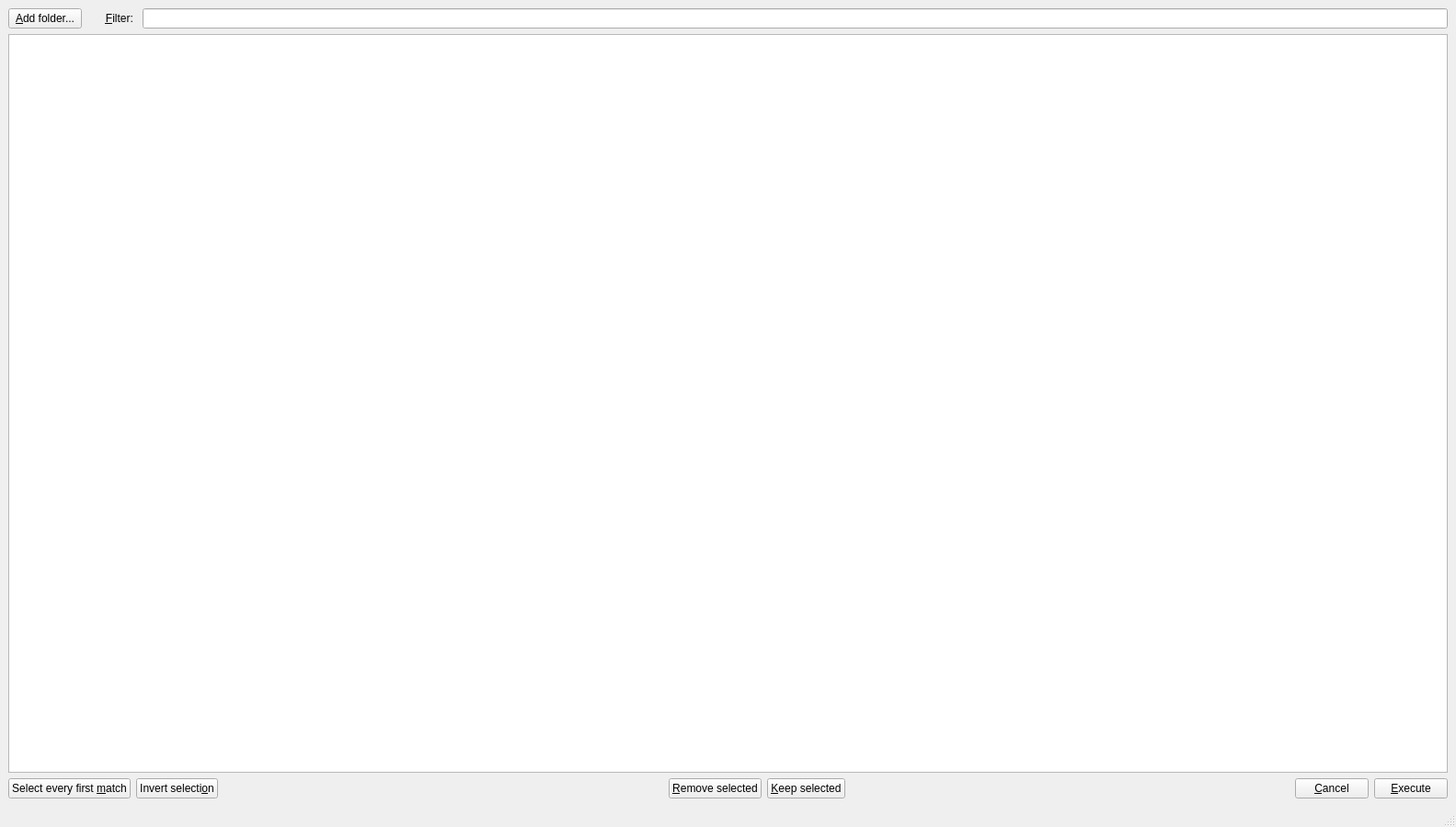
<?xml version="1.0" encoding="UTF-8"?>
<ui version="4.0">
 <class>MainWindow</class>
 <widget class="QMainWindow" name="MainWindow">
  <property name="geometry">
   <rect>
    <x>0</x>
    <y>0</y>
    <width>1583</width>
    <height>899</height>
   </rect>
  </property>
  <property name="windowTitle">
   <string>Dupfinder</string>
  </property>
  <widget class="QWidget" name="centralwidget">
   <layout class="QVBoxLayout" name="verticalLayout_2">
    <item>
     <layout class="QVBoxLayout" name="verticalLayout">
      <item>
       <layout class="QHBoxLayout" name="horizontalLayout">
        <item>
         <widget class="QPushButton" name="addFolder">
          <property name="text">
           <string>&amp;Add folder...</string>
          </property>
         </widget>
        </item>
        <item>
         <widget class="QLabel" name="filterLabel">
          <property name="text">
           <string>      &amp;Filter: </string>
          </property>
          <property name="buddy">
           <cstring>filter</cstring>
          </property>
         </widget>
        </item>
        <item>
         <widget class="QLineEdit" name="filter"/>
        </item>
       </layout>
      </item>
      <item>
       <widget class="QTreeView" name="treeView">
        <property name="minimumSize">
         <size>
          <width>1000</width>
          <height>600</height>
         </size>
        </property>
        <property name="selectionMode">
         <enum>QAbstractItemView::ExtendedSelection</enum>
        </property>
       </widget>
      </item>
      <item>
       <layout class="QHBoxLayout" name="horizontalLayout_2">
        <item>
         <widget class="QPushButton" name="selectFirst">
          <property name="text">
           <string>Select every first &amp;match</string>
          </property>
         </widget>
        </item>
        <item>
         <widget class="QPushButton" name="invertSelection">
          <property name="text">
           <string>Invert selecti&amp;on</string>
          </property>
         </widget>
        </item>
        <item>
         <spacer name="horizontalSpacer_2">
          <property name="orientation">
           <enum>Qt::Horizontal</enum>
          </property>
          <property name="sizeHint" stdset="0">
           <size>
            <width>40</width>
            <height>20</height>
           </size>
          </property>
         </spacer>
        </item>
        <item>
         <widget class="QPushButton" name="removeThis">
          <property name="text">
           <string>&amp;Remove selected</string>
          </property>
         </widget>
        </item>
        <item>
         <widget class="QPushButton" name="keepThis">
          <property name="text">
           <string>&amp;Keep selected</string>
          </property>
         </widget>
        </item>
        <item>
         <spacer name="horizontalSpacer">
          <property name="orientation">
           <enum>Qt::Horizontal</enum>
          </property>
          <property name="sizeHint" stdset="0">
           <size>
            <width>40</width>
            <height>20</height>
           </size>
          </property>
         </spacer>
        </item>
        <item>
         <widget class="QPushButton" name="cancel">
          <property name="text">
           <string>&amp;Cancel</string>
          </property>
         </widget>
        </item>
        <item>
         <widget class="QPushButton" name="execute">
          <property name="text">
           <string>&amp;Execute</string>
          </property>
         </widget>
        </item>
       </layout>
      </item>
     </layout>
    </item>
   </layout>
  </widget>
  <widget class="QStatusBar" name="statusbar"/>
  <widget class="QMenuBar" name="menubar">
   <property name="geometry">
    <rect>
     <x>0</x>
     <y>0</y>
     <width>1583</width>
     <height>43</height>
    </rect>
   </property>
  </widget>
 </widget>
 <resources/>
 <connections/>
</ui>
